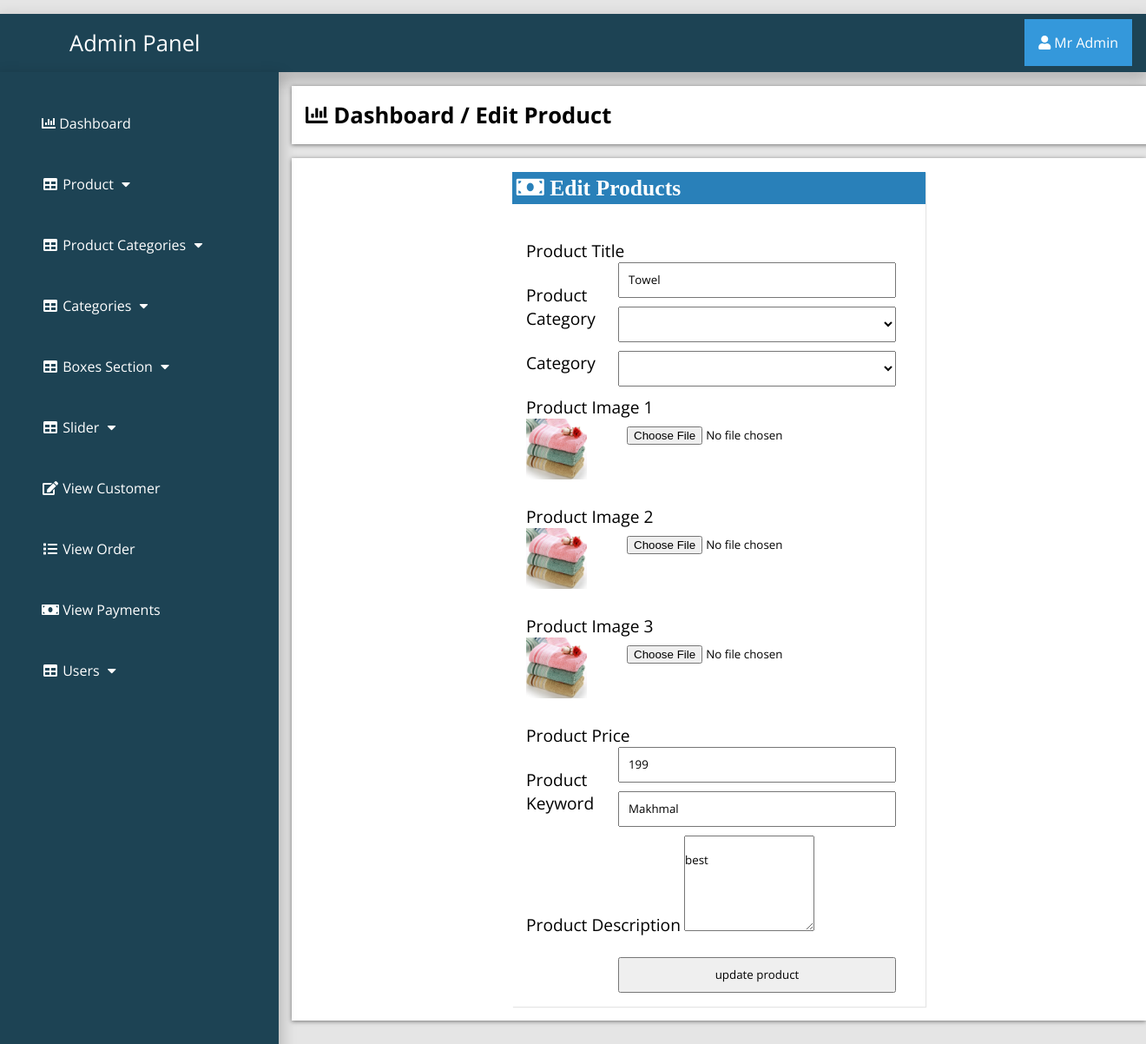
Page /admin_area/index.php?edit_product=22 (signed in) on the committed database.
### tables this page shows
CREATE TABLE `products` (
  `product_id` int(10) NOT NULL,
  `p_cat_id` int(10) NOT NULL,
  `cat_id` int(10) NOT NULL,
  `date` timestamp NOT NULL DEFAULT current_timestamp() ON UPDATE current_timestamp(),
  `product_title` text NOT NULL,
  `product_img1` text NOT NULL,
  `product_img2` text NOT NULL,
  `product_img3` text NOT NULL,
  `product_price` int(10) NOT NULL,
  `product_desc` text NOT NULL,
  `product_keyword` text NOT NULL
);

### admin_area/edit_product.php (the view, shortened to what this page needs)
<?php
if (!isset($_SESSION['admin_email'])){
  echo "<script>window.open('login.php','_self')</script>";
  }else{
?>
<?php
if (isset($_GET['edit_product'])) {
	$edit_id=$_GET['edit_product'];
	$get_p="select * from products where product_id='$edit_id'";
	$run_edit=mysqli_query($con,$get_p);
	$row_edit=mysqli_fetch_array($run_edit);
	$p_title=$row_edit['product_title'];
	$p_cat=$row_edit['p_cat_id'];
	$cat=$row_edit['cat_id'];
	$p_image1=$row_edit['product_img1'];
	$p_image2=$row_edit['product_img2'];
	$p_image3=$row_edit['product_img3'];
	$p_price=$row_edit['product_price'];
	$p_desc=$row_edit['product_desc'];
	$p_keyword=$row_edit['product_keyword'];
}
$get_p_cat="select * from product_category where p_cat_id='$p_cat'";
$run_p_cat=mysqli_query($con,$get_p_cat);
$row_p_cat=mysqli_fetch_array($run_p_cat);
$p_cat_title=$row_p_cat['p_cat_title'];
$get_cat="select * from categories where cat_id='$cat'";
$run_cat=mysqli_query($con,$get_cat);
$row_cat=mysqli_fetch_array($run_cat);
$cat_title=$row_cat['cat_title'];
?>
<!DOCTYPE html>
<html>
<head>
</head>
<body>
<div class="row">
	<div class="col-lg-12">
		<div class="breadcrump">
			<li class="active">
				<i class="fa fa-bar-chart"></i>
				Dashboard / Edit Product
			</li>
		</div>
	</div>
</div>
<div class="row1">
	<div class="row">
		<div class="panel panel-default1">
			<div class="panel-heading">
				<h3 class="panel-title">
					<i class="fa fa-money fa-fw"> Edit Products </i>
				</h3>
			</div>
			<div class="panel-body">
				<form class="form-horizontal" method="post" action="" enctype="multipart/form-data">
					<div class="form-group">
						<label class="col-md-3 control-label">Product Title</label>
						<input type="text" name="product_title" class="form-control" required value="<?php echo $p_title; ?>">
					</div>
					<div class="form-group">
						<label class="col-md-3 control-label">Product Category</label>
						<select name="product_cat" class="form-control">
							<option value="<?php echo $p_cat; ?>"><?php echo $p_cat_title; ?></option>
							<?php
							$get_p_cats="select * from product_category";
							$run_p_cats=mysqli_query($con,$get_p_cats);
							while ($row_p_cats=mysqli_fetch_array($run_p_cats)) {
							  	$p_cat_id=$row_p_cats['p_cat_id'];
							  	$p_cat_title=$row_p_cats['p_cat_title'];
							  	echo "<option value='$p_cat_id' > $p_cat_title </option>";
							  }
							?>
						</select>
					</div>
					<div class="form-group">
						<label class="col-md-3 control-label">Category</label>
						<select name="cat" class="form-control">
							<option value="<?php echo $cat; ?>"><?php echo $cat_title; ?></option>
							<?php
							$get_cat="select * from categories";
							$run_cat=mysqli_query($con,$get_cat);
							while ($row_cat=mysqli_fetch_array($run_cat)) {
							  	$cat_id=$row_cat['cat_id'];
							  	$cat_title=$row_cat['cat_title'];
							  	echo "<option value='$cat_id' > $cat_title </option>";
							  }
							?>
						</select>
					</div>
					<div class="form-group">
						<label class="col-md-3 control-label">Product Image 1</label>
						<input type="file" name="product_img1" class="form-control" required="">
						<br><img src="product_images/<?php echo $p_image1; ?>" width="70" height="70">
					</div>
					<div class="form-group">
						<label class="col-md-3 control-label">Product Image 2</label>
						<input type="file" name="product_img2" class="form-control" required="">
						<br><img src="product_images/<?php echo $p_image2; ?>" width="70" height="70">
					</div>
					<div class="form-group">
						<label class="col-md-3 control-label">Product Image 3</label>
						<input type="file" name="product_img3" class="form-control" required="">
						<br><img src="product_images/<?php echo $p_image3; ?>" width="70" height="70">
					</div>
					<div class="form-group">
						<label class="col-md-3 control-label">Product Price</label>
						<input type="text" name="product_price" class="form-control" required value="<?php
					     echo $p_price;	?>">
					</div>
					<div class="form-group">
						<label class="col-md-3 control-label">Product Keyword</label>
						<input type="text" name="product_keyword" class="form-control" required value="<?php
					     echo $p_keyword;	?>">
					</div>
					<div class="form-group">
						<label class="col-md-3 control-label">Product Description</label>
						<textarea name="product_desc" class="form-control" rows="6" cols="19">
							<?php echo $p_desc; ?>
						</textarea>
					</div>
					<div class="form-group">
						<input type="submit" name="update" value="update product" class="btn btn-primary form-control">
					</div>
				</form>
			</div>
		</div>
	</div>
</div>
</head>
<body>
</body>
</html>
<?php } ?>

### admin_area/includes/sidebar.php (shortened to what this page needs)
<?php
if (!isset($_SESSION['admin_email'])){
  echo "<script>window.open('login.php','_self')</script>";
  }else{
?>
<nav class="navbar navbar-inverse navbar-fixed-top" >
	<div class="navbar-header">
		<a href="index.php?dashboard" class="navbar-brand"><span>Admin Panel</span></a>
	</div>
		<div class="dropdown">
		 <button onclick="myFunction()" class="dropbtn"><i class="fa fa-user"></i> <?php echo $admin_name; ?></a></button>
		</div>
	<div class="collapse navbar-collapse navbar-ex1-collapse">
	<ul class="nav navbar-nav side-nav">
  <li>
    <a href="index.php?dashboard"><i class="fa fa-bar-chart"></i> Dashboard</a>
  </li>
  <li class="button-dropdown" id="#products">
    <a href="#" class="dropdown-toggle" data-toggle="collapse" data-target="#products"><i class="fa fa-fw fa-table"></i> Product <i class="fa fa-fw fa-caret-down"></i></a>
  </li>
  <li class="button-dropdown" id="#products_cat">
    <a href="#" class="dropdown-toggle" data-toggle="collapse" data-target="#products_cat"><i class="fa fa-fw fa-table"></i> Product Categories <i class="fa fa-fw fa-caret-down"></i></a>
  </li>
  <li class="button-dropdown" id="#category">
    <a href="#" class="dropdown-toggle" data-toggle="collapse" data-target="#category"><i class="fa fa-fw fa-table"></i> Categories <i class="fa fa-fw fa-caret-down"></i></a>
  </li>
<li class="button-dropdown" >
  <a href="#" class="dropdown-toggle" data-toggle="collapse" data-target="#boxes">
    <i class="fa fa-fw fa-table"></i> Boxes Section <i class="fa fa-fw fa-caret-down"></i>
  </a>
</li>
  <li class="button-dropdown">
    <a href="#" class="dropdown-toggle" data-toggle="collapse" data-target="#slider"><i class="fa fa-fw fa-table"></i>  Slider <i class="fa fa-fw fa-caret-down"></i></a>
  </li>
  <li>
  	<a href="index.php?view_customer">
  		<i class="fa fa-fw fa-edit"></i> View Customer
  	</a>
  </li>
  <li>
  	<a href="index.php?view_order">
  		<i class="fa fa-fw fa-list"></i> View Order
  	</a>
  </li>
  <li>
  	<a href="index.php?view_payments">
  		<i class="fa fa-fw fa-money"></i> View Payments
  	</a>
  </li>
  <li class="button-dropdown">
    <a href="#" class="dropdown-toggle" data-toggle="collapse" data-target="#users"><i class="fa fa-fw fa-table"></i>  Users <i class="fa fa-fw fa-caret-down"></i></a>
  </li>
</ul>
</div>
</nav>
<?php } ?>

### admin_area/css/style.css (style rules this page uses)
:root { --blue:#2980b9; }
body { margin-top: ; }
* { font-family: 'Open Sans', sans-serif; margin:0; padding:0; box-sizing: border-box; text-decoration: none; transition: all .2s cubic-bezier(.37,1.14,.26,1.24); }
html { background-color: rgba(0,0,0,.1); }
.navbar-fixed-top { background:#1d4354; padding: 1rem; margin-top: 1rem; box-shadow: 0px 8px 16px 4px rgba(0,0,0,0.2); margin-left: ; margin-right: ; }
.navbar-fixed-top a span { margin-left: 4rem; }
.navbar-fixed-top .navbar-brand { font-size: 1.6rem; color: #ffffff; }
.dropbtn { background-color: #3498DB; color: white; padding: 16px; font-size: 16px; border: none; cursor: pointer; }
.dropdown { position: relative; display: inline-block; float: right; margin-top: -2.8rem; }
.nav { position: absolute; top: 51px; margin-top: 32px; width: auto; height: 110%; border-radius: 0; display: block; background-color: #1d4354; bottom: 0; overflow: hidden; padding-bottom: 40px; box-shadow: 0px 8px 16px 4px rgba(0,0,0,0.2); margin-left: -1rem; }
.nav>li>a { width: 225px; display: block; color: #ffffff; margin: 3rem; }
.row { width: 81.2%; background-color: #ffffff; margin: auto; margin-left: 21rem; margin-top: 1rem; padding: 1rem; display: ; }
.row1 { display: flex; background-color:; }
.panel { text-align: left; box-shadow: 1px 1px 1px 0px rgba(0.1,0.1,0.1,0.1); margin: 1rem; background-color: #ffffff; padding: rem; }
.panel-heading .panel-title { background-color: #2980b9; color: #ffffff; padding: .3rem; }
.breadcrump .active { font-weight: bold; font-size: 1.6rem; }
.row { list-style: none; box-shadow: 0 1px 5px rgba(0, 0, 0, 0.5); }
.row .fa-money { font-size: 1.6rem; width: 50%; text-align: left; }
.form-group { margin-top: 1.5rem; }
.form-group label { font-size: 1.2rem; }
.form-group input { width: 75%; float: right; padding: .6rem; }
.form-group select { width: 75%; float: right; padding: .6rem; }
.row .panel-default1 { width: 50%; margin: auto; }
.panel-body { display: flex; align-items: center; justify-content: left; padding: 1rem; flex-wrap: wrap; }

### rows in the picture
products: product_title "Towel", product_img1 (picture), product_img2 (picture), product_img3 (picture), product_price "199", product_keyword "Makhmal", product_desc "best"

### other values in the picture
$admin_name "Mr Admin"
